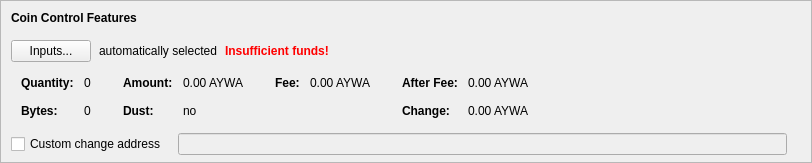
    <widget class="QFrame" name="frameCoinControl">
     <property name="sizePolicy">
      <sizepolicy hsizetype="Expanding" vsizetype="Expanding">
       <horstretch>0</horstretch>
       <verstretch>0</verstretch>
      </sizepolicy>
     </property>
     <property name="maximumSize">
      <size>
       <width>16777215</width>
       <height>16777215</height>
      </size>
     </property>
     <property name="frameShape">
      <enum>QFrame::StyledPanel</enum>
     </property>
     <property name="frameShadow">
      <enum>QFrame::Sunken</enum>
     </property>
     <layout class="QVBoxLayout" name="verticalLayoutCoinControl2">
      <property name="spacing">
       <number>0</number>
      </property>
      <property name="leftMargin">
       <number>0</number>
      </property>
      <property name="topMargin">
       <number>0</number>
      </property>
      <property name="rightMargin">
       <number>0</number>
      </property>
      <property name="bottomMargin">
       <number>6</number>
      </property>
      <item>
       <layout class="QVBoxLayout" name="verticalLayoutCoinControl" stretch="0,0,0,0,1">
        <property name="spacing">
         <number>0</number>
        </property>
        <property name="leftMargin">
         <number>10</number>
        </property>
        <property name="topMargin">
         <number>10</number>
        </property>
        <item>
         <layout class="QHBoxLayout" name="horizontalLayoutCoinControl1">
          <property name="bottomMargin">
           <number>15</number>
          </property>
          <item>
           <widget class="QLabel" name="labelCoinControlFeatures">
            <property name="sizePolicy">
             <sizepolicy hsizetype="Preferred" vsizetype="Maximum">
              <horstretch>0</horstretch>
              <verstretch>0</verstretch>
             </sizepolicy>
            </property>
            <property name="font">
             <font>
              <weight>75</weight>
              <bold>true</bold>
             </font>
            </property>
            <property name="styleSheet">
             <string notr="true">font-weight:bold;</string>
            </property>
            <property name="text">
             <string>Coin Control Features</string>
            </property>
           </widget>
          </item>
         </layout>
        </item>
        <item>
         <layout class="QHBoxLayout" name="horizontalLayoutCoinControl2" stretch="0,0,0,0">
          <property name="spacing">
           <number>8</number>
          </property>
          <property name="bottomMargin">
           <number>10</number>
          </property>
          <item>
           <widget class="QPushButton" name="pushButtonCoinControl">
            <property name="styleSheet">
             <string notr="true"/>
            </property>
            <property name="text">
             <string>Inputs...</string>
            </property>
            <property name="autoDefault">
             <bool>false</bool>
            </property>
           </widget>
          </item>
          <item>
           <widget class="QLabel" name="labelCoinControlAutomaticallySelected">
            <property name="text">
             <string>automatically selected</string>
            </property>
            <property name="margin">
             <number>5</number>
            </property>
           </widget>
          </item>
          <item>
           <widget class="QLabel" name="labelCoinControlInsuffFunds">
            <property name="font">
             <font>
              <weight>75</weight>
              <bold>true</bold>
             </font>
            </property>
            <property name="styleSheet">
             <string notr="true">color:red;font-weight:bold;</string>
            </property>
            <property name="text">
             <string>Insufficient funds!</string>
            </property>
            <property name="margin">
             <number>5</number>
            </property>
           </widget>
          </item>
          <item>
           <spacer name="horizontalSpacerCoinControl">
            <property name="orientation">
             <enum>Qt::Horizontal</enum>
            </property>
            <property name="sizeHint" stdset="0">
             <size>
              <width>40</width>
              <height>1</height>
             </size>
            </property>
           </spacer>
          </item>
         </layout>
        </item>
        <item>
         <widget class="QWidget" name="widgetCoinControl" native="true">
          <property name="sizePolicy">
           <sizepolicy hsizetype="Preferred" vsizetype="Preferred">
            <horstretch>0</horstretch>
            <verstretch>0</verstretch>
           </sizepolicy>
          </property>
          <property name="minimumSize">
           <size>
            <width>0</width>
            <height>0</height>
           </size>
          </property>
          <property name="styleSheet">
           <string notr="true"/>
          </property>
          <layout class="QHBoxLayout" name="horizontalLayoutCoinControl5">
           <property name="leftMargin">
            <number>0</number>
           </property>
           <property name="topMargin">
            <number>0</number>
           </property>
           <property name="rightMargin">
            <number>0</number>
           </property>
           <property name="bottomMargin">
            <number>0</number>
           </property>
           <item>
            <layout class="QHBoxLayout" name="horizontalLayoutCoinControl3" stretch="0,0,0,1">
             <property name="spacing">
              <number>20</number>
             </property>
             <property name="topMargin">
              <number>0</number>
             </property>
             <property name="bottomMargin">
              <number>10</number>
             </property>
             <item>
              <layout class="QFormLayout" name="formLayoutCoinControl1">
               <property name="horizontalSpacing">
                <number>10</number>
               </property>
               <property name="verticalSpacing">
                <number>14</number>
               </property>
               <property name="leftMargin">
                <number>10</number>
               </property>
               <property name="topMargin">
                <number>4</number>
               </property>
               <property name="rightMargin">
                <number>6</number>
               </property>
               <item row="0" column="0">
                <widget class="QLabel" name="labelCoinControlQuantityText">
                 <property name="font">
                  <font>
                   <weight>75</weight>
                   <bold>true</bold>
                  </font>
                 </property>
                 <property name="text">
                  <string>Quantity:</string>
                 </property>
                 <property name="margin">
                  <number>0</number>
                 </property>
                </widget>
               </item>
               <item row="0" column="1">
                <widget class="QLabel" name="labelCoinControlQuantity">
                 <property name="cursor">
                  <cursorShape>IBeamCursor</cursorShape>
                 </property>
                 <property name="contextMenuPolicy">
                  <enum>Qt::ActionsContextMenu</enum>
                 </property>
                 <property name="text">
                  <string notr="true">0</string>
                 </property>
                 <property name="margin">
                  <number>0</number>
                 </property>
                 <property name="textInteractionFlags">
                  <set>Qt::LinksAccessibleByMouse|Qt::TextSelectableByKeyboard|Qt::TextSelectableByMouse</set>
                 </property>
                </widget>
               </item>
               <item row="1" column="0">
                <widget class="QLabel" name="labelCoinControlBytesText">
                 <property name="font">
                  <font>
                   <weight>75</weight>
                   <bold>true</bold>
                  </font>
                 </property>
                 <property name="text">
                  <string>Bytes:</string>
                 </property>
                </widget>
               </item>
               <item row="1" column="1">
                <widget class="QLabel" name="labelCoinControlBytes">
                 <property name="cursor">
                  <cursorShape>IBeamCursor</cursorShape>
                 </property>
                 <property name="contextMenuPolicy">
                  <enum>Qt::ActionsContextMenu</enum>
                 </property>
                 <property name="text">
                  <string notr="true">0</string>
                 </property>
                 <property name="textInteractionFlags">
                  <set>Qt::LinksAccessibleByMouse|Qt::TextSelectableByKeyboard|Qt::TextSelectableByMouse</set>
                 </property>
                </widget>
               </item>
              </layout>
             </item>
             <item>
              <layout class="QFormLayout" name="formLayoutCoinControl2">
               <property name="horizontalSpacing">
                <number>10</number>
               </property>
               <property name="verticalSpacing">
                <number>14</number>
               </property>
               <property name="leftMargin">
                <number>6</number>
               </property>
               <property name="topMargin">
                <number>4</number>
               </property>
               <property name="rightMargin">
                <number>6</number>
               </property>
               <item row="0" column="0">
                <widget class="QLabel" name="labelCoinControlAmountText">
                 <property name="font">
                  <font>
                   <weight>75</weight>
                   <bold>true</bold>
                  </font>
                 </property>
                 <property name="text">
                  <string>Amount:</string>
                 </property>
                 <property name="margin">
                  <number>0</number>
                 </property>
                </widget>
               </item>
               <item row="0" column="1">
                <widget class="QLabel" name="labelCoinControlAmount">
                 <property name="cursor">
                  <cursorShape>IBeamCursor</cursorShape>
                 </property>
                 <property name="contextMenuPolicy">
                  <enum>Qt::ActionsContextMenu</enum>
                 </property>
                 <property name="text">
                  <string notr="true">0.00 AYWA</string>
                 </property>
                 <property name="textInteractionFlags">
                  <set>Qt::LinksAccessibleByMouse|Qt::TextSelectableByKeyboard|Qt::TextSelectableByMouse</set>
                 </property>
                </widget>
               </item>
               <item row="1" column="0">
                <widget class="QLabel" name="labelCoinControlLowOutputText">
                 <property name="font">
                  <font>
                   <weight>75</weight>
                   <bold>true</bold>
                  </font>
                 </property>
                 <property name="text">
                  <string>Dust:</string>
                 </property>
                </widget>
               </item>
               <item row="1" column="1">
                <widget class="QLabel" name="labelCoinControlLowOutput">
                 <property name="cursor">
                  <cursorShape>IBeamCursor</cursorShape>
                 </property>
                 <property name="contextMenuPolicy">
                  <enum>Qt::ActionsContextMenu</enum>
                 </property>
                 <property name="text">
                  <string notr="true">no</string>
                 </property>
                 <property name="textInteractionFlags">
                  <set>Qt::LinksAccessibleByMouse|Qt::TextSelectableByKeyboard|Qt::TextSelectableByMouse</set>
                 </property>
                </widget>
               </item>
              </layout>
             </item>
             <item>
              <layout class="QFormLayout" name="formLayoutCoinControl3">
               <property name="horizontalSpacing">
                <number>10</number>
               </property>
               <property name="verticalSpacing">
                <number>14</number>
               </property>
               <property name="leftMargin">
                <number>6</number>
               </property>
               <property name="topMargin">
                <number>4</number>
               </property>
               <property name="rightMargin">
                <number>6</number>
               </property>
               <item row="0" column="0">
                <widget class="QLabel" name="labelCoinControlFeeText">
                 <property name="font">
                  <font>
                   <weight>75</weight>
                   <bold>true</bold>
                  </font>
                 </property>
                 <property name="text">
                  <string>Fee:</string>
                 </property>
                 <property name="margin">
                  <number>0</number>
                 </property>
                </widget>
               </item>
               <item row="0" column="1">
                <widget class="QLabel" name="labelCoinControlFee">
                 <property name="cursor">
                  <cursorShape>IBeamCursor</cursorShape>
                 </property>
                 <property name="contextMenuPolicy">
                  <enum>Qt::ActionsContextMenu</enum>
                 </property>
                 <property name="text">
                  <string notr="true">0.00 AYWA</string>
                 </property>
                 <property name="textInteractionFlags">
                  <set>Qt::LinksAccessibleByMouse|Qt::TextSelectableByKeyboard|Qt::TextSelectableByMouse</set>
                 </property>
                </widget>
               </item>
             </layout>
             </item>
             <item>
              <layout class="QFormLayout" name="formLayoutCoinControl4">
               <property name="horizontalSpacing">
                <number>10</number>
               </property>
               <property name="verticalSpacing">
                <number>14</number>
               </property>
               <property name="leftMargin">
                <number>6</number>
               </property>
               <property name="topMargin">
                <number>4</number>
               </property>
               <property name="rightMargin">
                <number>6</number>
               </property>
               <item row="0" column="0">
                <widget class="QLabel" name="labelCoinControlAfterFeeText">
                 <property name="font">
                  <font>
                   <weight>75</weight>
                   <bold>true</bold>
                  </font>
                 </property>
                 <property name="text">
                  <string>After Fee:</string>
                 </property>
                 <property name="margin">
                  <number>0</number>
                 </property>
                </widget>
               </item>
               <item row="0" column="1">
                <widget class="QLabel" name="labelCoinControlAfterFee">
                 <property name="cursor">
                  <cursorShape>IBeamCursor</cursorShape>
                 </property>
                 <property name="contextMenuPolicy">
                  <enum>Qt::ActionsContextMenu</enum>
                 </property>
                 <property name="text">
                  <string notr="true">0.00 AYWA</string>
                 </property>
                 <property name="textInteractionFlags">
                  <set>Qt::LinksAccessibleByMouse|Qt::TextSelectableByKeyboard|Qt::TextSelectableByMouse</set>
                 </property>
                </widget>
               </item>
               <item row="1" column="0">
                <widget class="QLabel" name="labelCoinControlChangeText">
                 <property name="font">
                  <font>
                   <weight>75</weight>
                   <bold>true</bold>
                  </font>
                 </property>
                 <property name="text">
                  <string>Change:</string>
                 </property>
                </widget>
               </item>
               <item row="1" column="1">
                <widget class="QLabel" name="labelCoinControlChange">
                 <property name="cursor">
                  <cursorShape>IBeamCursor</cursorShape>
                 </property>
                 <property name="contextMenuPolicy">
                  <enum>Qt::ActionsContextMenu</enum>
                 </property>
                 <property name="text">
                  <string notr="true">0.00 AYWA</string>
                 </property>
                 <property name="textInteractionFlags">
                  <set>Qt::LinksAccessibleByMouse|Qt::TextSelectableByKeyboard|Qt::TextSelectableByMouse</set>
                 </property>
                </widget>
               </item>
              </layout>
             </item>
            </layout>
           </item>
          </layout>
         </widget>
        </item>
        <item>
         <layout class="QHBoxLayout" name="horizontalLayoutCoinControl4" stretch="0,0,0">
          <property name="spacing">
           <number>12</number>
          </property>
          <property name="sizeConstraint">
           <enum>QLayout::SetDefaultConstraint</enum>
          </property>
          <property name="topMargin">
           <number>5</number>
          </property>
          <property name="rightMargin">
           <number>5</number>
          </property>
          <item>
           <widget class="QCheckBox" name="checkBoxCoinControlChange">
            <property name="toolTip">
             <string>If this is activated, but the change address is empty or invalid, change will be sent to a newly generated address.</string>
            </property>
            <property name="text">
             <string>Custom change address</string>
            </property>
           </widget>
          </item>
          <item>
           <widget class="QValidatedLineEdit" name="lineEditCoinControlChange">
            <property name="enabled">
             <bool>false</bool>
            </property>
            <property name="sizePolicy">
             <sizepolicy hsizetype="Expanding" vsizetype="Fixed">
              <horstretch>0</horstretch>
              <verstretch>0</verstretch>
             </sizepolicy>
            </property>
           </widget>
          </item>
          <item>
           <widget class="QLabel" name="labelCoinControlChangeLabel">
            <property name="sizePolicy">
             <sizepolicy hsizetype="Preferred" vsizetype="Expanding">
              <horstretch>0</horstretch>
              <verstretch>0</verstretch>
             </sizepolicy>
            </property>
            <property name="minimumSize">
             <size>
              <width>0</width>
              <height>0</height>
             </size>
            </property>
            <property name="text">
             <string/>
            </property>
            <property name="margin">
             <number>3</number>
            </property>
           </widget>
          </item>
         </layout>
        </item>
        <item>
         <spacer name="verticalSpacerCoinControl">
          <property name="orientation">
           <enum>Qt::Vertical</enum>
          </property>
          <property name="sizeHint" stdset="0">
           <size>
            <width>800</width>
            <height>1</height>
           </size>
          </property>
         </spacer>
        </item>
       </layout>
      </item>
     </layout>
    </widget>
